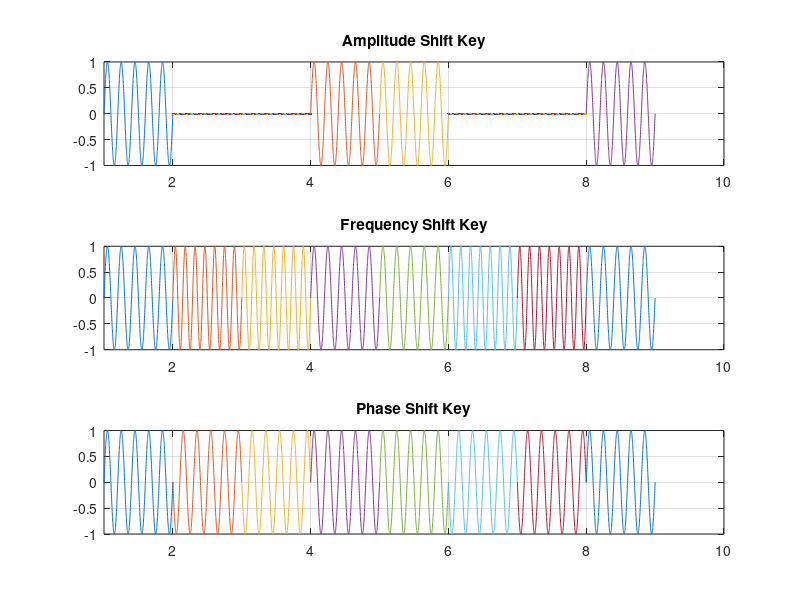

MATLAB code for this plot:
clc; clear all; close all;
carrier_frequency=5; %Hz
carrier_frequency2=7; %Hz This will be utilized for FSK's second carrier
x=[1 0 0 1 1 0 0 1] % input signal ;
length=size(x,2);
 
i=1;
while i<length+1
     t = i:0.001:i+1;
    if x(i)==1
       ask=sin(2*pi*carrier_frequency*t);
       fsk=sin(2*pi*carrier_frequency*t);
       psk=sin(2*pi*carrier_frequency*t);
    else
        ask=0;
        fsk=sin(2*pi*carrier_frequency2*t);
        psk=sin(2*pi*carrier_frequency*t+pi);
    end
   
    
    subplot(3,1,1);
    plot(t,ask);
    hold on;
    grid on;
    axis([1 10 -1 1]);
 title('Amplitude Shift Key')
    subplot(3,1,2);
    plot(t,fsk);
    hold on;
    grid on;
    axis([1 10 -1 1]);
title('Frequency Shift Key')
 
    subplot(3,1,3);
    plot(t,psk);
    hold on;
    grid on;
    axis([1 10 -1 1]);
 title('Phase Shift Key')
 
    i=i+1;
 end